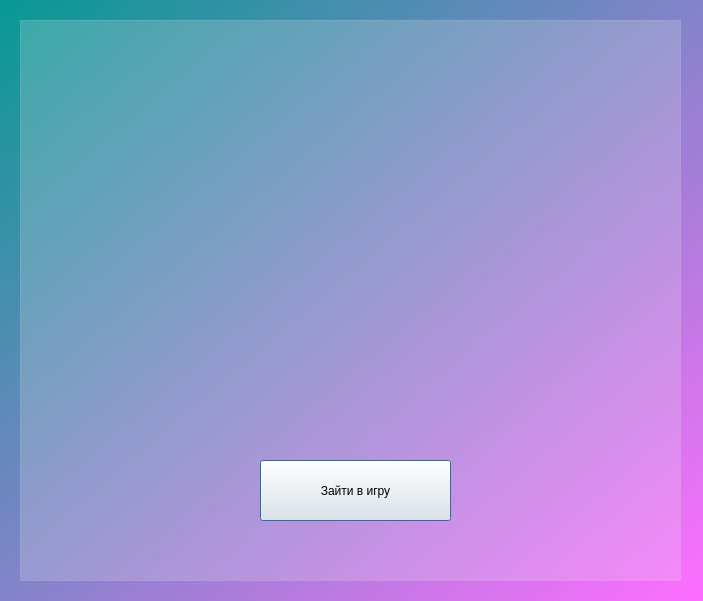
<?xml version="1.0" encoding="UTF-8"?>
<ui version="4.0">
 <class>Dialog</class>
 <widget class="QDialog" name="Dialog">
  <property name="geometry">
   <rect>
    <x>0</x>
    <y>0</y>
    <width>703</width>
    <height>601</height>
   </rect>
  </property>
  <property name="windowTitle">
   <string>Dialog</string>
  </property>
  <property name="styleSheet">
   <string notr="true">background-color: qlineargradient(spread:pad, x1:0, y1:0, x2:1, y2:1, stop:0 rgba(7, 153, 147, 255), stop:1 rgba(255, 110, 255, 255));</string>
  </property>
  <widget class="QFrame" name="frame">
   <property name="geometry">
    <rect>
     <x>20</x>
     <y>20</y>
     <width>661</width>
     <height>561</height>
    </rect>
   </property>
   <property name="styleSheet">
    <string notr="true">background-color: rgba(238, 238, 238, 0.2);</string>
   </property>
   <property name="frameShape">
    <enum>QFrame::StyledPanel</enum>
   </property>
   <property name="frameShadow">
    <enum>QFrame::Raised</enum>
   </property>
   <widget class="QPushButton" name="btn_log">
    <property name="geometry">
     <rect>
      <x>240</x>
      <y>440</y>
      <width>191</width>
      <height>61</height>
     </rect>
    </property>
    <property name="styleSheet">
     <string notr="true">background-color: rgba(238, 238, 238, 0.1);</string>
    </property>
    <property name="text">
     <string>Зайти в игру</string>
    </property>
   </widget>
  </widget>
 </widget>
 <resources/>
 <connections/>
</ui>
